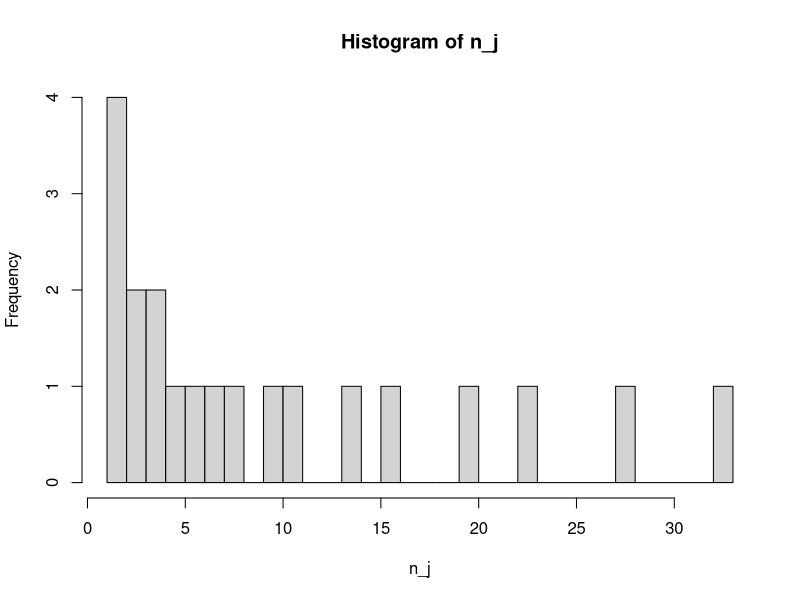
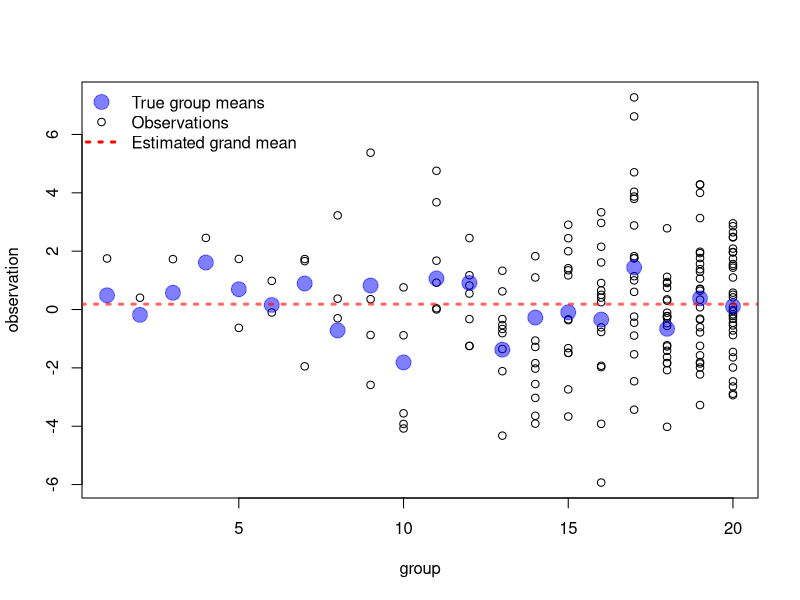
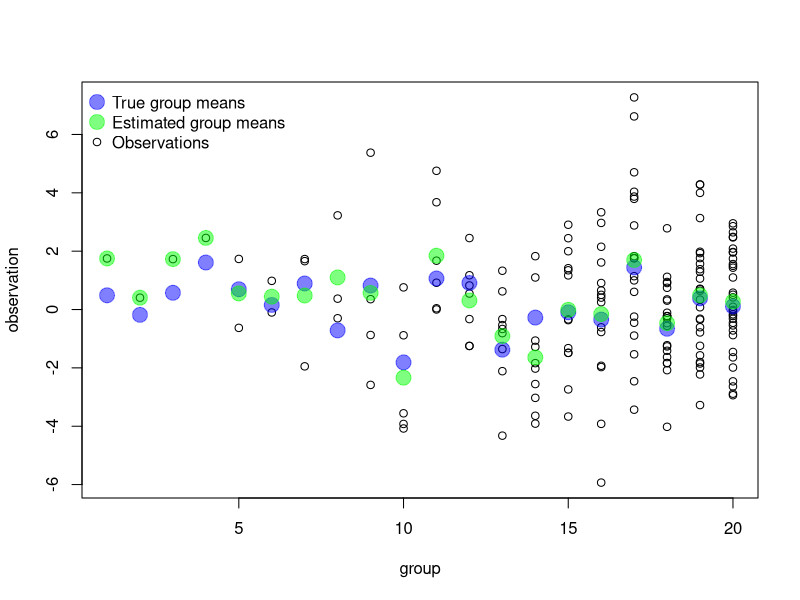
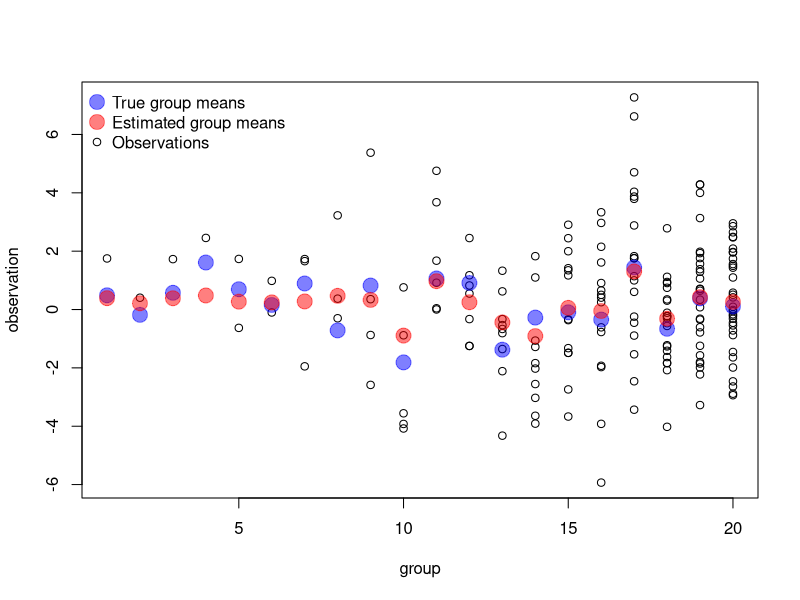
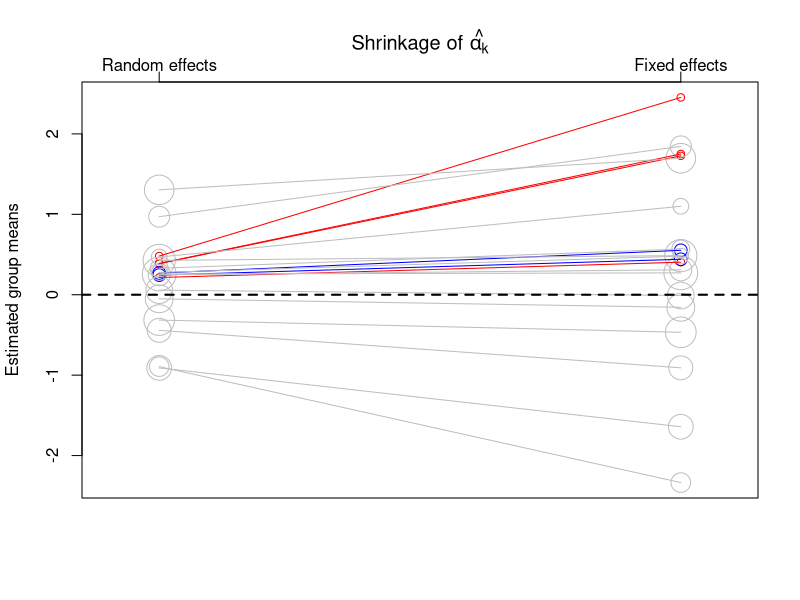
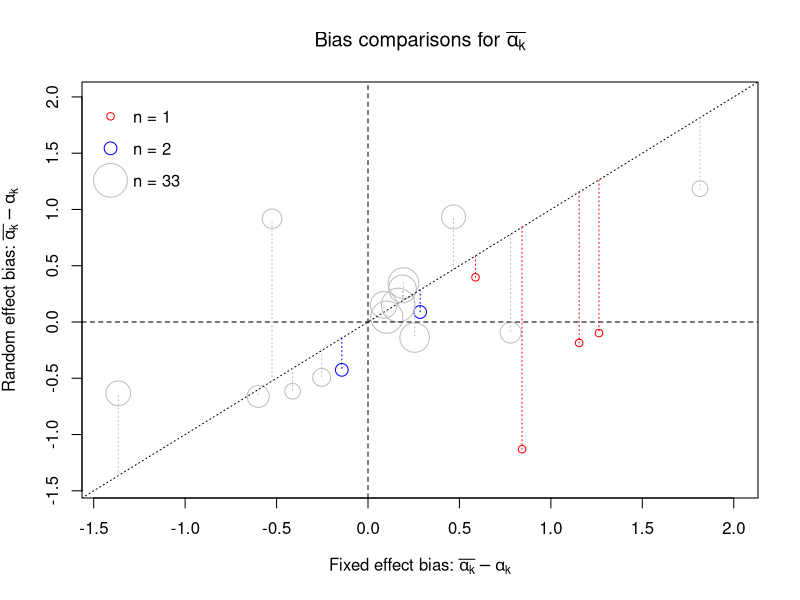
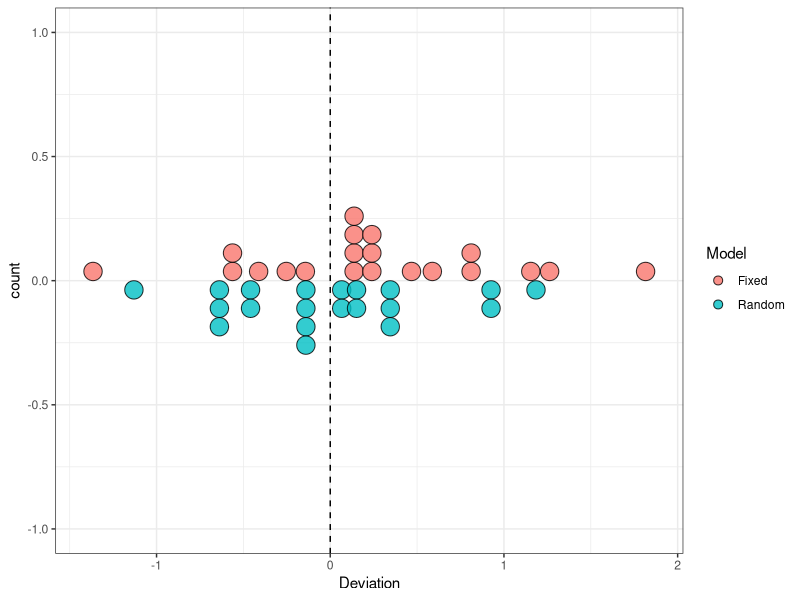
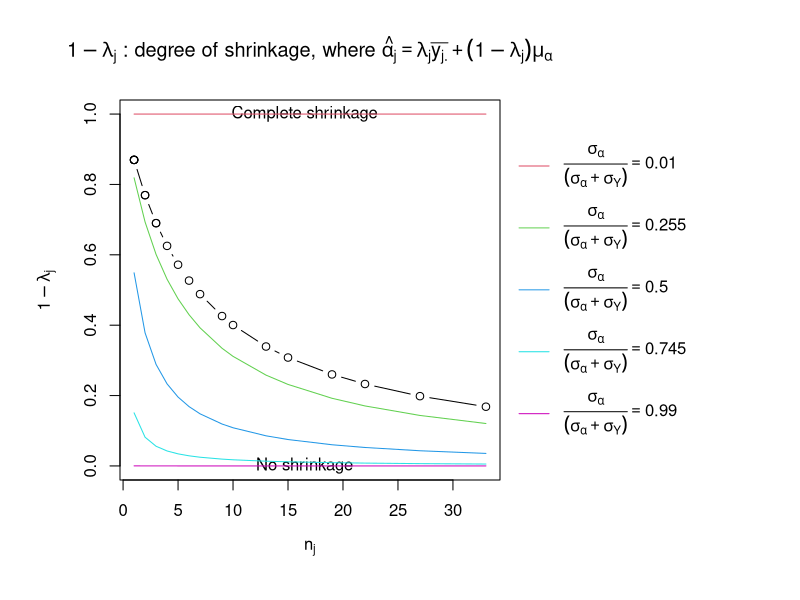

The R script that drew these images, in order:
# fun facts about hierarchical models
# max joseph december 2014
# simple random intercept model
library(scales)
library(lme4)
library(ggplot2)
op <- par(no.readonly = TRUE)

# ----------------------- #
# demonstrating shrinkage #
# ------------------------#
# we have the following random intercept model
# Y[i, j] ~ Normal(alpha[j], sigma_y)
# alpha[j] ~ Normal(mu_alpha, sigma_alpha)
# with wildly varying per-group sample sizes

# set parameters for simulation
K <- 20 # number of groups
mu_alpha <- 0 # population mean
sigma_alpha <- 1 # among group sd
sigma_Y <- 2 # residual sd
e_nmin <- .01 # exp(minimum group sample size)
e_nmax <- 3.5 # exp(maximum group sample size)
n_j <- floor(exp(seq(e_nmin, e_nmax, length.out=K))) 
id <- rep(1:K, times=n_j)
N <- length(id)

# view distribution of sample sizes
hist(n_j, right=FALSE, breaks=1:max(n_j))

# simulate vals
alpha_j <- rnorm(K, mu_alpha, sigma_alpha)
Y <- rnorm(N, alpha_j[id], sigma_Y)

## Fit a complete pooling / grand mean model
mod1 <- lm(Y ~ 1)

# view results
plot(Y~id, ylab="observation", xlab="group")
points(alpha_j, col=alpha("blue", .5), cex=2, pch=19)
abline(mod1, col=alpha("red", .6), 
       lty=3, lwd=3)
legend("topleft", 
       pch=c(19, 1, NA), 
       lty=c(0, 0, 3), 
       pt.cex=c(2, 1, NA), 
       lwd=c(NA, NA, 3),
       col=c(alpha("blue", .5), "black", "red"), 
       legend=c("True group means", 
                "Observations", 
                "Estimated grand mean"), 
       bty="n")

# total mean dominated by groups with high n
# true group means shown as blue dots
# total pooling ==> underfitting


## Fit a no pooling / independent means model
mod2 <- lm(Y ~ 1 + factor(id))
alpha_est1 <- coef(mod2)
alpha_est1[-1] <- alpha_est1[1] + alpha_est1[-1]

plot(Y~id, ylab="observation", xlab="group")
points(alpha_j, col=alpha("blue", .5), cex=2, pch=19)
points(x=1:K, alpha_est1, col=alpha("green", .5), 
       pch=19, cex=2)
legend("topleft", 
       pch=c(19, 19, 1),  
       pt.cex=c(2, 2, 1), 
       col=c(alpha("blue", .5), 
             alpha("green", .5), 
             "black"), 
       legend=c("True group means",
                "Estimated group means",
                "Observations"), 
       bty="n"
       )
# notice independent means ==> overfitting



## Fit partial pooling/hierarchical model
# i.e. random intercept model
fid <- factor(id)
mod3 <- lmer(Y ~ 1 + (1|fid))

plot(Y~id, ylab="observation", xlab="group")
points(alpha_j, col=alpha("blue", .5), cex=2, pch=19)
alpha_est2 <- unlist(ranef(mod3)) + fixef(mod3)
points(x=1:K, alpha_est2, col=alpha("red", .5), 
       cex=2, pch=19)
legend("topleft", 
       pch=c(19, 19, 1),  
       pt.cex=c(2, 2, 1), 
       col=c(alpha("blue", .5), 
             alpha("red", .5), 
             "black"), 
       legend=c("True group means",
                "Estimated group means",
                "Observations"), 
       bty="n"
)
# go back and forth between this plot and the previous to see shrinkage




## Shrinkage plots 
# Plot 1
color_scheme <- function(n_j){
  res <- ifelse(n_j==1, "red", 
                ifelse(n_j==2, "blue", "grey"))
  return(res)
} 
size_scheme <- function(n_j){
  res <- log(n_j)+1
  return(res)
} 
# Shrinkage plot 1
plot(y=c(alpha_est2, alpha_est1), x=rep(0:1, each=K), 
     col=color_scheme(n_j), 
     cex=size_scheme(n_j), 
     xaxt="n", 
     ylab="Estimated group means", 
     xlab="",
     ylim=range(c(alpha_est1)), 
     xlim=c(-.1, 1.1))
title(expression(paste("Shrinkage of ", hat(alpha[k]))))
axis(3, at=c(0, 1), labels=c("Random effects", "Fixed effects"), padj=1)
segments(y0=alpha_est2, x0=rep(0, K), y1=alpha_est1, x1=rep(1, K), 
         col=color_scheme(n_j))
abline(h=mu_alpha, lty=2, lwd=2)
# red points show groups with one observation, blue = 2

# end plot 1

# Plot 2
# Deviations from true values (bias) for both methods
dev1 <- coef(mod1) - alpha_j
dev2 <- alpha_est1 - alpha_j
dev3 <- alpha_est2 - alpha_j

plot(dev2, dev3, cex=size_scheme(n_j), 
     xlab=expression(paste("Fixed effect bias: ", bar(alpha[k]) - alpha[k])), 
     ylab=expression(paste("Random effect bias: ", bar(alpha[k]) - alpha[k])), 
     col=color_scheme(n_j), 
     xlim=range(c(dev1, dev2)), 
     ylim=range(c(dev1, dev2)))
title(expression(paste("Bias comparisons for ", bar(alpha[k]))))
abline(h=0, lty=2)
abline(v=0, lty=2)
abline(0, 1, lty=3)
ndots <- 3
legseq <- c(1, 2, max(n_j))
lab <- rep(NA, ndots)
for (i in 1:ndots){
  lab[i] <- paste("n = ", legseq[i], sep="")
}
legend("topleft", pch=rep(1, ndots), 
       pt.cex=size_scheme(legseq), 
       legend = lab, 
       bty="n", 
       inset=.02,
       y.intersp=1.6, 
       x.intersp = 1.5, 
       col=color_scheme(legseq))
segments(x0=dev2, y0=dev2, x1=dev2, y1=dev3, 
         col=color_scheme(n_j), 
         lty=3)
# end plot 2



# Plot 3
# Dotplots showing reduced error for hierarchical model
df <- data.frame(dev=c(dev2, dev3),
                 model=rep(c("Fixed", "Random"), each=K))
ggplot(df, aes(x=dev, fill=model)) + 
  geom_dotplot(data=subset(df, model=="Fixed"), 
                           aes(dev, fill="Fixed"), 
               alpha=.8) +
  geom_dotplot(data=subset(df, model=="Random"), 
                           aes(dev, fill="Random"),
               stackdir = "down", 
               alpha=.8) + 
  scale_fill_hue("Model") + 
  theme_bw() + 
  xlab("Deviation") + 
  geom_vline(xintercept=0, linetype="dashed")
# end plot 3

  

# Plot 4
# Displaying shrinkage as a function of within group sample-size
# aka omega Gelman and Pardoe 2005
lambda <- (alpha_est2 - fixef(mod3)) / (alpha_est1 - fixef(mod3))

par(mai=c(1.2, 1.2, 1, 3), 
    xpd=TRUE)

plot(n_j, 1-lambda, 
     ylab=expression(1-lambda[j]), 
     xlab=expression(n[j]), 
     ylim=c(0, 1), type='b', 
     main=expression(
       paste(1-lambda[j], " : degree of shrinkage, where ",
                           hat(alpha[j]) == lambda[j]*bar(y[j.]) + 
                                 (1 - lambda[j])*mu[alpha], 
                            sep="")
       )
)
text(x=max(n_j)/2, y=1, labels="Complete shrinkage")
text(x=max(n_j)/2, y=0, labels="No shrinkage")

# explore shrinkage for various ratios of sigma_a / (sigma_a + sigma_y)
sigma_a_vec <- seq(.01, .99, length.out=5)
denom <- 1
sigma_y_vec <- denom - sigma_a_vec
# sigma_a + sigma_y = 1
# p = sigma_a 
leg <- expression()
colors <- NULL

for (i in 1:length(sigma_a_vec)){
  sigma_alpha <- sigma_a_vec[i]
  sigma_Y <- sigma_y_vec[i]
  # simulate vals
  alpha_j <- rnorm(K, mu_alpha, sigma_alpha)
  Y <- rnorm(N, alpha_j[id], sigma_Y)
  fid <- factor(id)
  mod3S <- lmer(Y ~ 1 + (1|fid))
  mod2S <- lm(Y ~ 1 + fid)
  alpha_est1S <- coef(mod2S)
  alpha_est1S[-1] <- alpha_est1S[1] + alpha_est1S[-1]
  alpha_est2S <- unlist(ranef(mod3S)) + fixef(mod3S)
  lambdaS <- (alpha_est2S - fixef(mod3S)) / 
    (alpha_est1S - fixef(mod3S))
  colors <- c(colors, 1+i)
  lines(n_j, 1-lambdaS, col=1 + i)
  theta <- sigma_a_vec[i]
  leg <- c(leg, 
           substitute(expression(
             frac(sigma[alpha], (sigma[alpha]+sigma[Y])) == x), 
                      list(x=sigma_a_vec[i]))[[2]])
}

legend(1.05*max(n_j), 1, lty=1, 
       col=colors, 
       legend=leg, 
       bty="n", 
       y.intersp=2)
par(xpd=FALSE)
# end plot 4
par(op)

